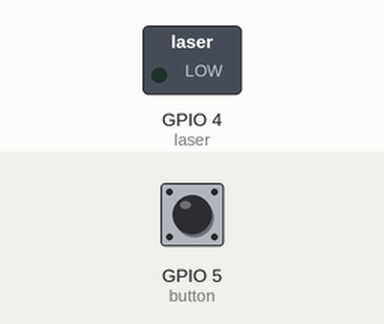
Recording of a sketch running on a simulated ESP8266 (Wemos D1 mini). On the bench: switched loads named in the sketch (green lamp = pin HIGH). The inputs (shaded band) are chosen by the test bench; at power-on: GPIO 5 (button) HIGH. WiFi joins after 1.5 s; servers stay silent unless stated; no MQTT or app messages arrive unless stated; what the sketch prints to the serial monitor is not drawn.

Above: at 4.2 s.
4.3 s: GPIO 5 (button) pulled LOW for 0.15 s
Timing chart, 0 to 7.3 s (numbered marks = the images above; inputs shaded):
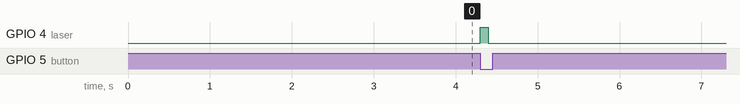

The sketch:

aim.ino
```cpp
/*
Do whatever you want with this, but BE CAREFUL.  I'm not responsible. You'll shoot someone's eye out.
This is built on a Wemos D1 Mini
Since the Wemos output pins are 3v, I'm using a transistor to switch the 5v on the board on/off to fire the laser
Nearly any NPN Transistor would work, but I'm using a 2n222
When you're looking at the "flat" face of the transistor...

Left(1) - Emittor
Center(2) - Base
Right(3) - Collector
The wiring goes like this...
1. 5v pin on the wemos to the +(S) side of the laser
2. - Side of the laser to the Collector (right) side of the transistor.
3. Both one wire of the trigger AND the Emittor (left) side of the trasnistor go to Wemos Ground
4. The Base (center) of the transistor goes to pin D2 (AKA GPIO 4) on the Wemos
5. Pin D1 (AKA GPIO 5) goes to the other side of the pushbutton

*/

#include <ESP8266WiFi.h>
#include <PubSubClient.h>


#define DEVICE "PewPew"   //This MUST be unique
int laser = 4;            //pin d2
int button = 5;           //pin d1
int fired = 0;            //Debounce and force people to take their finger off the button to fire again
int reading = 0;          //reading the button
int mode = 0;             //for future use
int rateLimit = 750;     //how often can you send a pew pew sound request
int fireDuration = 100;   //how long to activate the laser (in milliseconds)
unsigned long currentMillis = millis();
unsigned long rateLimitOver = 0; //When am I allowed to send another MQTT message requesting a pew
unsigned long canFireAgain  = 0; //When am I allowed to send another laser burst

int id = 59;              //serves as the final ip address and unique identifier
int subnet = 95;          //the second to last set of numbers in your ip addresses 192.168.SUBNET.xxx
int serverip = 148;       //what is the last part of the ip address of your nodered/mqtt server 192.168.SUBNET.SERVERIP
const char* ssid = "YOUR_SSID_HERE";
const char* password = "YOUR_WIFI_PASSWORD_HERE";

//Networking / MQTT Variables that usually don't need to be changed
WiFiClient ethClient;
PubSubClient client(ethClient);
char *cstring;
IPAddress arduino_ip ( 192,  168,   subnet,  id);
IPAddress dns_ip     (  8,   8,   8,   8);
IPAddress gateway_ip ( 192,  168,   subnet,   1);
IPAddress subnet_mask(255, 255, 255,   0);
IPAddress server(192, 168, subnet, serverip);
int request = 0;

void reconnect() {
  // Loop until we're reconnected
  while (!client.connected()) {
    Serial.print("Attempting MQTT connection...");
    // Attempt to connect
    if (client.connect(DEVICE)) {
      Serial.println("connected");
      // Once connected, publish an announcement...
      client.publish("shooting/lasercheck", DEVICE);
      // ... and resubscribe
      // client.subscribe("relays/#");

    } else {
      Serial.print("failed, rc=");
      Serial.print(client.state());
      Serial.println(" try again in 20 seconds");
      // Wait 20 seconds before retrying
      delay(20000);
    }
  }
}


void setup() {
  Serial.begin(57600);
  pinMode(laser, OUTPUT);
  pinMode(button, INPUT_PULLUP);
  client.setServer(server, 1883);
  Serial.print("Connecting to ");
  Serial.println(ssid);
  WiFi.config(arduino_ip, gateway_ip, subnet_mask);
  WiFi.begin(ssid, password);
  while (WiFi.status() != WL_CONNECTED)
  {
    delay(500);
    Serial.print(".");
  }
  Serial.println("");
  Serial.println("WiFi connected");
  Serial.println("IP address: ");
  Serial.println(WiFi.localIP());
  Serial.println("Booted");
  delay(1500);
}

void loop()
{
  if (!client.connected()) {
    reconnect();
  }
  client.loop();

  currentMillis = millis();  //get the current time of this loop

  reading = digitalRead(button);      //find the state of the button
  if (currentMillis >= canFireAgain){  //check and see if you should turn the laser off and allow refire
    digitalWrite(laser, LOW);
    if (fired == 0){                     //Only if the trigger has been released
      if (reading == LOW){
          Serial.println("firing");
          digitalWrite(laser, HIGH);

          canFireAgain = currentMillis + fireDuration;
          if (currentMillis > rateLimitOver){
            client.publish("shooting/pew", "1");
            rateLimitOver = currentMillis + rateLimit;
          }
          fired = 1;
      }
    }
  }


  if (fired == 1){
    reading = digitalRead(button);
    if (reading == HIGH){
      Serial.println("resetting");
      fired = 0;
    }
  }
}
```

Measured:
- after the input at 4.3 s, GPIO 4 (laser): LOW → HIGH at once, → LOW 0.10 s later
